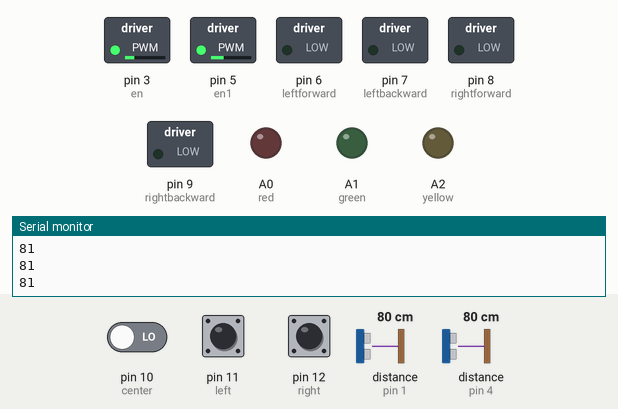
Recording of a sketch running on a simulated Arduino Uno, built with avr-gcc and run on an emulated ATmega328P. Parts: switched loads named in the sketch (green lamp = pin HIGH), output pins drawn as LEDs (lit = HIGH), the last lines printed to the serial monitor. Wiring (inferred from the names in the program): 2 × ultrasonic range finder: trigger pin 2, echo pin 4 / trigger pin 13, echo pin 1. The test bench sets the inputs (shaded band); at power-on: distance to the obstacle (sensors on pin 4, pin 1) 80 cm, pin 11 (left) LOW, pin 12 (right) LOW, pin 10 (center) LOW. The echo pulse lasts 58.3 µs per cm; pins used as bus, display or sensor lines are not drawn.

Above: at 1.2 s.
1.3 s: distance to the obstacle (sensor on pin 4) set to 22 cm
2.8 s: distance to the obstacle (sensor on pin 4) set to 19 cm
At 3.2 s:
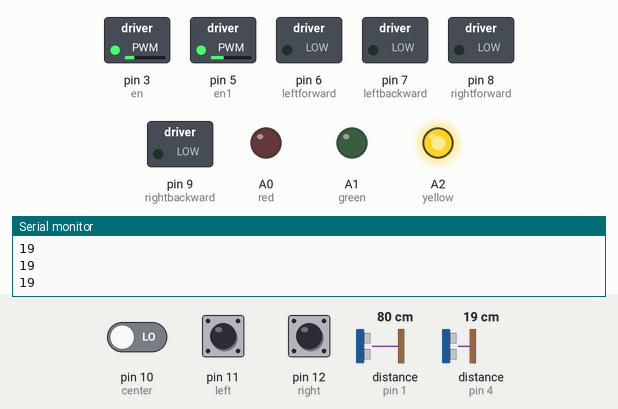
4.3 s: pin 11 (left) pulled HIGH for 0.15 s
At 4.38 s:
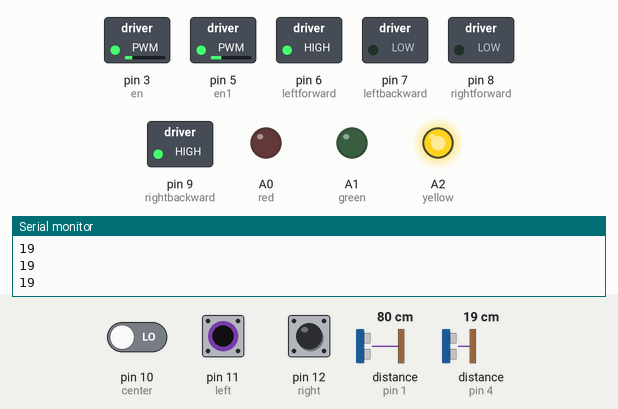
5.9 s: pin 12 (right) pulled HIGH for 0.15 s
At 5.98 s:
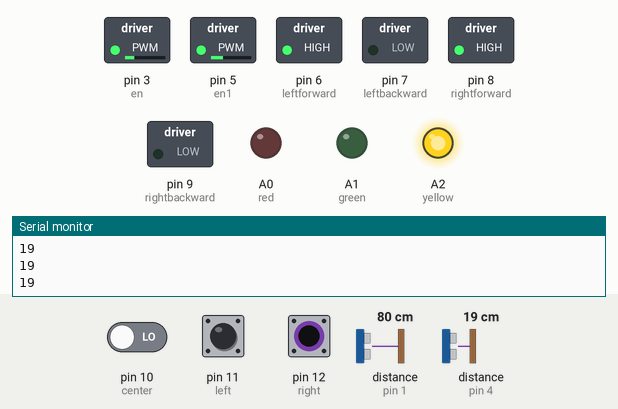
7.5 s: distance to the obstacle (sensor on pin 4) set to 13 cm
At 8.4 s:
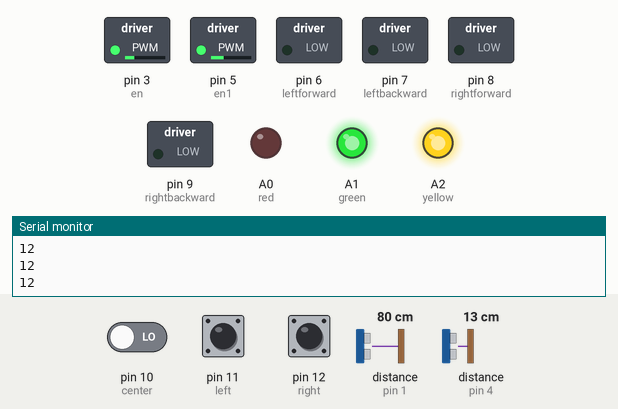
9.0 s: distance to the obstacle (sensor on pin 1) set to 15 cm
10.5 s: distance to the obstacle (sensor on pin 1) set to 12 cm
At 11.6 s:
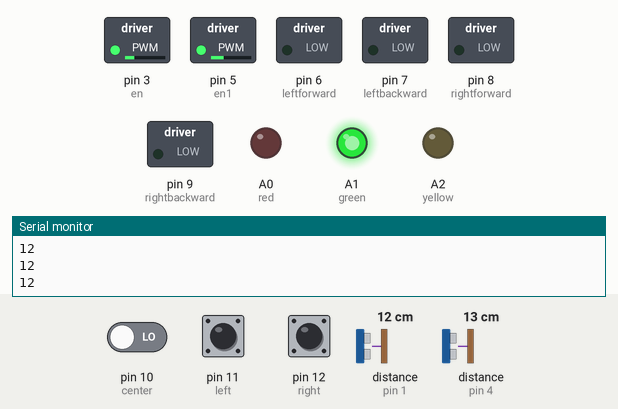
Timing chart, 0 to 13.0 s (numbered marks = the images above; inputs shaded):
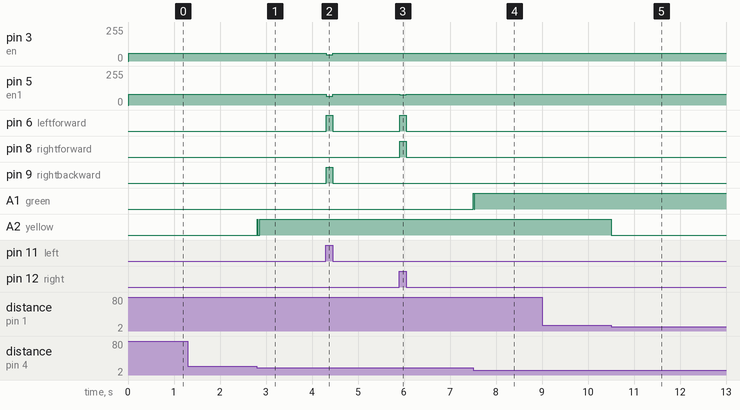

The sketch:

line_following__ultrasonic.ino
```cpp
//..................IR seensor pin
int left =11;
int center =10;
int mid=0;
int right=12;
//...................enable pin for motor
int en=3;   //left B
int en1=5;   //right A
//.......................LED BULB pin
int red=A0;
int green=A1;
int yellow = A2;
//....................................

//......................left ultrasonic
const int trig1 =13;
const int echo1 = 1;
int duration1 = 0;
int distance1 = 0;
//........................right ultrasonic
const int trig2 =2;
const int echo2 = 4;
int duration2 = 0;
int distance2 = 0;
//.....................motor
int leftforward =6;
int leftbackward =7;
int rightforward =8;
int rightbackward =9;


bool l, c, r, m;

void setup() {
  // put your setup code here, to run once:
pinMode(l,INPUT);
pinMode(c,INPUT);
pinMode(r,INPUT);
pinMode(m,INPUT);

pinMode(leftforward,OUTPUT);
pinMode(leftbackward,OUTPUT);
pinMode(rightforward,OUTPUT);
pinMode(rightbackward,OUTPUT);

pinMode(en1,OUTPUT);
pinMode(en,OUTPUT);

pinMode(red,OUTPUT);
pinMode(green,OUTPUT);
pinMode(yellow,OUTPUT);
//Serial.begin(9600);

pinMode(trig1 , OUTPUT);
pinMode(echo1, INPUT);

pinMode(trig2 , OUTPUT);
pinMode(echo2 , INPUT);

Serial.begin(9600);

}

void loop() {
  // put your main code here, to run repeatedly:

  //..........................................................................................................................................................................
  digitalWrite(trig1 , HIGH);
    delay(1);
  digitalWrite(trig1 , LOW);
                                                                             // left ultrasonic sensor
  // Ultra sonic code distance measure
  duration1 = pulseIn(echo1 , HIGH);
  distance1 = (duration1/2)/28.5;
    //Serial.println(distance1);
  //..........................................................................................................................................................................
  digitalWrite(trig2 , HIGH);
    delay(1);
  digitalWrite(trig2 , LOW);
                                                                       // right ultrasonic sesnsor
  // Ultra sonic code distance measure
  duration2 = pulseIn(echo2 , HIGH);
  distance2 = (duration2/2)/28.5;
    Serial.println(distance2);
  //...................................................................................................................................................................................
  // IR sensor
  //digitalWrite(red,LOW);
  //digitalWrite(green,LOW);
  readSensor();

//-------------------------------------------------------------------------------------------------------------------------------------------------------------------------------------------
//ROBOT MOVE FORWARD

  if(l && !c && !m && r){
    motorFwd();
    }
    //use led
  if(!l && !c && !m && r){                                                                              //  MOVE STRAIGHT NOT RIGHT
     //delstopmotor();
     //delmotorFwd();
     motorFwd();
     }

//----------------------------------------------------------------------------------------------------------------------------------------------------------------------------------------------

//ALL RIGHT TURN CODE HERE

          //1
   if(l && c && !m && r){
    motorRight();
    }
            //2

  if(l && c && m &&!r)                                                                                  // RIGHT TURN
  {

    ///LEDred();
    do{
      motorRight();
      }
    while(l && c && !m && r);

    do{
      motorRight();
      }
    while(l && !c && !m && r);
    delay(200);
   }

   //3
   if(l && !c && !m && !r)
   {
     do{
      motorRight();
      }
    while(l && c && !m && r);

    do{
      motorRight();
      }
    while(l && !c && !m && r);

 if(l && c && !m && !r){
     motorRight();
   }

          //4

    }


  //-----------------------------------------------------------------------------------------------------------------------------------------------------------------------------------------

  // ALL LEFT TURN CODE HERE
                //1
   if(l && !c && m && r){
    motorLeft();
    }
             //2
   if(!l && c && m && r){                                                                      //LEFT TURN
     //LEDred();

     do{
       motorLeft();
     }
     while(l && !c && m && r);

     do{
       motorLeft();
       }
     while(l && !c && !m && r);
     delay(200);

  }
            //3
  if(!l && !c && m && r){
    motorLeft();
    }


  //--------------------------------------------------------------------------------------------------------------------------------------------------------------------------------------------

  //T-JUNCATION --LEFT IS FIRST PRIORITY ORDER

  if(!l && c && m &&!r )                                                                //T-JUNCATION --LEFT IS FIRST PRIORITY ORDER SO ROBOT IS LEFT TURN
  {
    LEDred();

    do{
      motorRight();
      }
    while(l && c && !m && r);

    do{
      motorRight();
      }
    while(l && !c && !m && r);

  }
  //-------------------------------------------------------------------------------------------------------------------------------------------------------------------------------------------

  // 180 DEGREE RIGHT TURN

  if(l && c && m && r)                                                                 // 180 DEGREE RIGHT TURN
  {

    do{
      motorRot();
    }
    while(l && c && m && !r);

    do{
      motorRight();
      }
    while(l && c && !m && r);

    do{
        motorRight();
      }
    while(l && !c && !m && r);
  }
//---------------------------------------------------------------------------------------------------------------------------------------------------------------------------------------------

  //STOP IN THE DESTINATION

  if(!l && !c && !m &&! r)                                                                                    //STOP IN THE DESTINATION
  {
    stopmotor();
    //deLEDgreen();
  }

  //......................................................................................................................................................................................

  // ultrasonic in 5 cm
  if (distance1 >=4 && distance1 <= 10)
  {
    //stopmotor();
    LEDred();
    //delay(500);
  }
  else
  {
    LEDredoff();                                                             // 5 cm
  }

  if (distance2 >= 4 && distance2 <= 10)
  {
    //stopmotor();
    LEDred();
    //delay(500);
  }
  else
  {
    LEDredoff();
  }


   //......................................................................................................................................................................................

  // ultrasonic in 10 cm
  if (distance1 >= 9 && distance1 <= 15 )
  {
    //stopmotor();
    LEDgreen();
    //delay(500);
  }
  else
  {
    LEDgreenoff();                                                               // 10cm
  }
  if (distance2 >= 9 && distance2 <= 15 )
  {
    //stopmotor();
    LEDgreen();
    //delay(500);
  }
  else
  {
    LEDgreenoff();
  }


   //......................................................................................................................................................................................

  // ultrasonic in 15 cm
  if (distance1 >= 14 && distance1 <= 20)
  {
   // stopmotor();
    LEDyellow();
    //delay(500);
  }
  else
  {
    LEDyellowoff();                                                                   // 15 cm
  }

  if (distance1 >= 14 && distance2 <= 20)
  {
   // stopmotor();
    LEDyellow();
    //delay(500);
  }
  else
  {
    LEDyellowoff();
  }

//........................................................................................................................................................................................
}
//.....................................................................................................................................................................................

void readSensor(){
  l = digitalRead(left);
  c = digitalRead(center);
  r = digitalRead(right);
  m = digitalRead(mid);
}


void motorFwd(){
    //Fod
  digitalWrite(leftforward,HIGH);
  digitalWrite(leftbackward,LOW);
  digitalWrite(rightforward,HIGH);
  digitalWrite(rightbackward,LOW);
  analogWrite(en,58);
  analogWrite(en1,76);
 }


void motorBack()
{
  digitalWrite(leftforward,LOW);
  digitalWrite(leftbackward,HIGH);
  digitalWrite(rightforward,LOW);
  digitalWrite(rightbackward,HIGH);
  analogWrite(en,58);
  analogWrite(en1,80);
}


void motorLeft()
{
   digitalWrite(leftforward,LOW);
   digitalWrite(leftbackward,HIGH);
   digitalWrite(rightforward,HIGH);
   digitalWrite(rightbackward,LOW);
   analogWrite(en,46);
   analogWrite(en1,64);
}


void motorRight()
{
  digitalWrite(leftforward,HIGH);
  digitalWrite(leftbackward,LOW);
  digitalWrite(rightforward,LOW);
  digitalWrite(rightbackward,HIGH);
  analogWrite(en,46);
  analogWrite(en1,64);
}


void motorRot()
{
  digitalWrite(leftforward,HIGH);
  digitalWrite(leftbackward,LOW);
  digitalWrite(rightforward,LOW);
  digitalWrite(rightbackward,HIGH);
  analogWrite(en,43);
  analogWrite(en1,61);
}

void stopmotor()
{
  digitalWrite(leftforward,LOW);
  digitalWrite(leftbackward,LOW);
  digitalWrite(rightforward,LOW);
  digitalWrite(rightbackward,LOW);
  analogWrite(en,58);
  analogWrite(en1,80);
}
/*
void delstopmotor()
{
  digitalWrite(leftforward,LOW);
  digitalWrite(leftbackward,LOW);
  digitalWrite(rightforward,LOW);
  digitalWrite(rightbackward,LOW);
  digitalWrite(red,HIGH);
  analogWrite(en,58);
  analogWrite(en1,80);
  //delay(1000);
}

void delmotorFwd(){
    //Fod
  digitalWrite(leftforward,HIGH);
  digitalWrite(leftbackward,LOW);
  digitalWrite(rightforward,HIGH);
  digitalWrite(rightbackward,LOW);
  analogWrite(en,58);
  analogWrite(en1,80);
  //delay(100);
 }


void powerLeft(){
    //Fod
  digitalWrite(leftforward,LOW);
  digitalWrite(leftbackward,HIGH);
  digitalWrite(rightforward,HIGH);
  digitalWrite(rightbackward,LOW);
  analogWrite(en,58);
  analogWrite(en1,80);
}

void powerRight(){
    //Fod
  digitalWrite(leftforward,HIGH);
  digitalWrite(leftbackward,LOW);
  digitalWrite(rightforward,LOW);
  digitalWrite(rightbackward,HIGH);
  analogWrite(en,58);
  analogWrite(en1,80);
}
*/
void LEDred()
{
  digitalWrite(red,HIGH);
}

void LEDgreen()
{
  digitalWrite(green,HIGH);
}

void LEDyellow()
{
  digitalWrite(yellow,HIGH);
}

void LEDredoff()
{
  digitalWrite(red,LOW);
}

void LEDgreenoff()
{
  digitalWrite(green,LOW);
}

void LEDyellowoff()
{
  digitalWrite(yellow,LOW);
}

/*
void deLEDred()
{
  digitalWrite(red,HIGH);
  //delay(1000);
}

void deLEDgreen()
{
  digitalWrite(green,HIGH);
  ///delay(1000);
}

void deLEDyellow()
{
  digitalWrite(yellow,HIGH);
  ///delay(1000);
}
    */
```

Measured:
- the behaviour switches between 21 and 20 cm on distance to the obstacle (sensor on pin 4) (found by bisection; images 0 and 1)
- the behaviour switches between 16 and 15 cm on distance to the obstacle (sensor on pin 4) (found by bisection; images 3 and 4)
- the behaviour switches between 14 and 13 cm on distance to the obstacle (sensor on pin 1) (found by bisection; images 4 and 5)
- after the input at 2.8 s, A2 (yellow): LOW → HIGH at once, → LOW 0.02 s later, → HIGH 0.04 s later
- after the input at 4.3 s, pin 3 (en): 58/255 → 46/255 at once, → 58/255 0.14 s later; pin 5 (en1): 80/255 → 64/255 at once, → 80/255 0.14 s later; pin 6 (leftforward), pin 9 (rightbackward): LOW → HIGH at once, → LOW 0.14 s later
- after the input at 5.9 s, pin 5 (en1): 80/255 → 76/255 at once, → 80/255 0.14 s later; pin 6 (leftforward), pin 8 (rightforward): LOW → HIGH at once, → LOW 0.14 s later
- after the input at 7.5 s, A1 (green): LOW → HIGH at once, → LOW 0.02 s later, → HIGH 0.02 s later
- after the input at 10.5 s, A2 (yellow): HIGH → LOW at once
